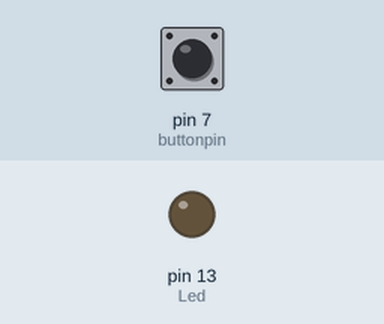
Bench run of a sketch on a simulated Arduino Uno, built with avr-gcc and run on an emulated ATmega328P. On the bench: output pins drawn as LEDs (lit = HIGH). Dashed ring = blinking. Inputs (shaded band) come from the test bench; at power-on: pin 7 (buttonpin) LOW. What the sketch prints to the serial monitor is not drawn.

Above: at 1.2 s.
1.3 s: pin 7 (buttonpin) pulled HIGH for 0.15 s
At 1.38 s:
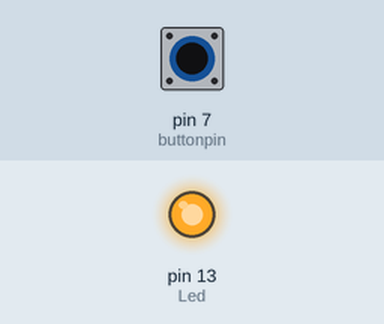
2.9 s: pin 7 (buttonpin) pulled HIGH for 1 s
At 4.6 s:
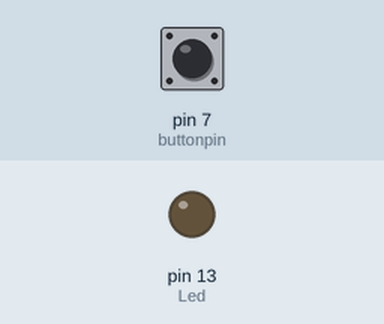
6.9 s: pin 7 (buttonpin) pulled HIGH for 3.2 s
At 8.1 s:
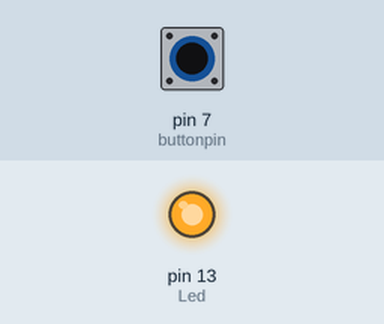
11.6 s: pin 7 (buttonpin) pulsed HIGH 2 times (0.12 s each, 0.3 s apart)
At 11.96 s:
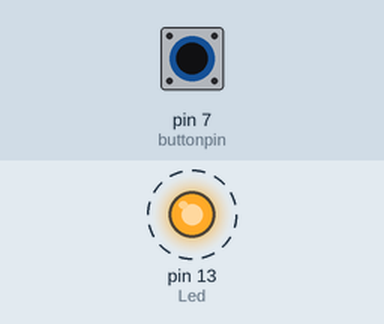
15.2 s: pin 7 (buttonpin) pulsed HIGH 2 times (0.12 s each, 0.3 s apart)
At 16.4 s:
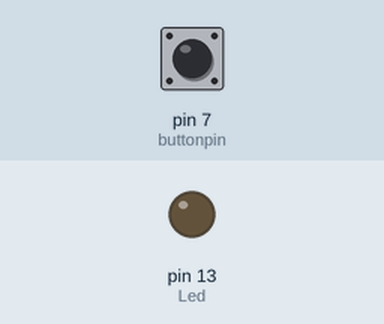
Timing chart, 0 to 18.2 s (numbered marks = the images above; inputs shaded):
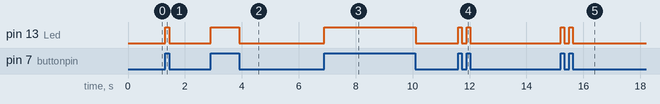

Measured:
- after the input at 1.3 s, pin 13 (Led): LOW → HIGH at once, → LOW 0.15 s later
- after the input at 2.9 s, pin 13 (Led): LOW → HIGH at once, → LOW 1.0 s later
- after the input at 6.9 s, pin 13 (Led): LOW → HIGH at once, → LOW 3.2 s later
- after the input at 11.6 s, pin 13 (Led): alternates HIGH for 0.12 s and LOW for 0.18 s, 4 changes in all, then stays LOW, starting at once
- after the input at 15.2 s, pin 13 (Led): alternates HIGH for 0.12 s and LOW for 0.17 s, 4 changes in all, then stays LOW, starting at once

The sketch:

traqueo.ino
```cpp
// Define el pin del LED
int Led = 13;

// Define el pin del botón (cuidado: no debe ser el mismo que el LED)
int buttonpin = 7;  // Cambiado para evitar conflicto con el LED

// Variable para almacenar el valor leído del botón
int val;

void setup() {
  // Configura el LED como salida
  pinMode(Led, OUTPUT);

  // Configura el botón como entrada
  pinMode(buttonpin, INPUT);

  // Inicia la comunicación serial
  Serial.begin(9600);
}

void loop() {
  // Lee el estado del botón
  val = digitalRead(buttonpin);

  // Si se presiona el botón, enciende el LED
  if (val == HIGH) {
    digitalWrite(Led, HIGH);
    Serial.println("HIGH!");
  } else {
    digitalWrite(Led, LOW);
    Serial.println("LOW!");
  }
}
```
